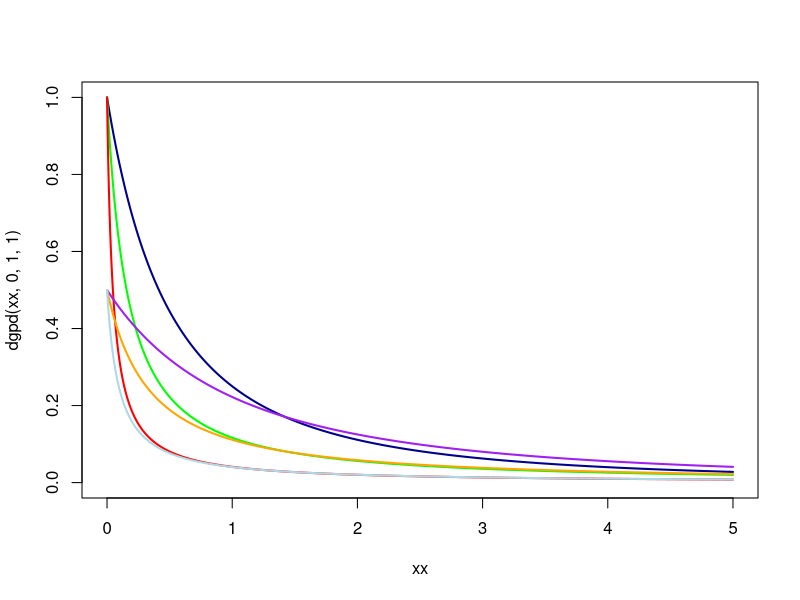

Generate this figure with R:
### Generalized Pareto distribution
dgpd = function(x, mu, sigma, ksi){
    y = 1/sigma * (1 + ksi * (x - mu) / sigma)^(-1/ksi - 1)
    z = 1*(x >= mu)
    if (ksi < 0)
        z = z * (x <= mu - sigma/ksi)
    return (y*z)
    }
    

xx = seq(0, 5, length = 1000)
plot(xx, dgpd(xx, 0, 1, 1), type='l', xlim = c(0, 5), ylim = c(0, 1), col = 'darkblue', lwd=2)
lines(xx, dgpd(xx, 0, 1, 5), col = 'green', lwd=2)
lines(xx, dgpd(xx, 0, 1, 20), col = 'red', lwd=2)
lines(xx, dgpd(xx, 0, 2, 1), col = 'purple', lwd=2)
lines(xx, dgpd(xx, 0, 2, 5), col = 'orange', lwd=2)
lines(xx, dgpd(xx, 0, 2, 20), col = 'lightblue', lwd=2)

